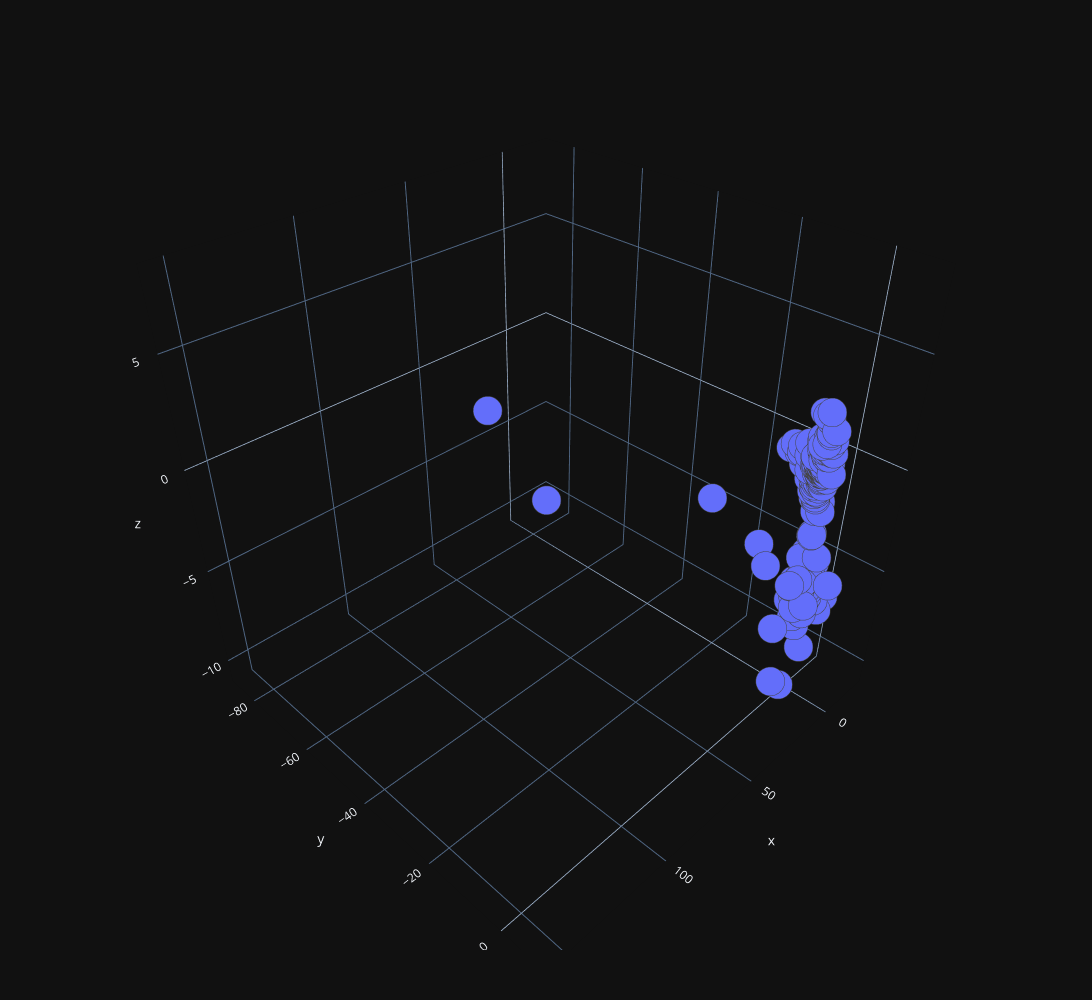

Notebook cell for this chart:
### Code cell
n_components = 5
num_contratos_labels = pd.cut(sampled_df['numero_de_multas'], bins=50, labels=False)
lda_data, lda_explained_variance_ratio_cumsum = cf.apply_lda(sampled_df.drop(columns=['numero_de_multas']), num_contratos_labels , n_components)

cf.plot_3d(lda_data[:, 0],lda_data[:, 1],lda_data[:, 2])

### Figure 1 — Plotly figure (JSON) as saved in the notebook; plotly's stock layout.template omitted (floating-point values rounded to 4 significant figures; data arrays with more than 128 entries replaced by an {"elided": "..."} marker saying what was removed)
{"data": [{"marker": {"colorscale": [[0, "rgb(150,0,90)"], [0.125, "rgb(0,0,200)"], [0.25, "rgb(0,25,255)"], [0.375, "rgb(0,152,255)"], [0.5, "rgb(44,255,150)"], [0.625, "rgb(151,255,0)"], [0.75, "rgb(255,234,0)"], [0.875, "rgb(255,111,0)"], [1, "rgb(255,0,0)"]], "line": {"width": 1}, "opacity": 1, "size": 10}, "mode": "markers", "type": "scatter3d", "x": {"elided": "1260 float values"}, "y": {"elided": "1260 float values"}, "z": {"elided": "1260 float values"}}], "layout": {"height": 1000, "margin": {"b": 50, "l": 50, "r": 50, "t": 50}, "width": 1800}}
